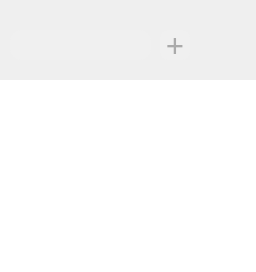
      <widget class="QWidget" name="stackedWidget2_info">
       <layout class="QVBoxLayout" name="verticalLayout_3">
        <property name="spacing">
         <number>0</number>
        </property>
        <property name="leftMargin">
         <number>0</number>
        </property>
        <property name="topMargin">
         <number>0</number>
        </property>
        <property name="rightMargin">
         <number>0</number>
        </property>
        <property name="bottomMargin">
         <number>0</number>
        </property>
        <item>
         <widget class="QWidget" name="widget2_info_1" native="true">
          <property name="sizePolicy">
           <sizepolicy hsizetype="Fixed" vsizetype="Fixed">
            <horstretch>0</horstretch>
            <verstretch>0</verstretch>
           </sizepolicy>
          </property>
          <property name="minimumSize">
           <size>
            <width>200</width>
            <height>80</height>
           </size>
          </property>
          <property name="maximumSize">
           <size>
            <width>200</width>
            <height>80</height>
           </size>
          </property>
          <widget class="QLineEdit" name="lineEdit2_chat_1">
           <property name="geometry">
            <rect>
             <x>10</x>
             <y>30</y>
             <width>141</width>
             <height>30</height>
            </rect>
           </property>
           <property name="styleSheet">
            <string notr="true">#lineEdit2_chat_1 {
    /* ① 彻底隐藏边框（包括默认的焦点边框） */
    border: none !important;
    outline: none !important;
    
    /* ② 圆角矩形（12px是微信输入框常用圆角，可按需调整） */
    border-radius: 12px !important;
    
    /* ③ 底色设为#F0F0F0灰色 */
    background-color: #F0F0F0 !important;
    
    /* 优化：内边距，避免文字贴圆角边缘（可选但推荐） */
    padding: 6px 12px !important;
}</string>
           </property>
          </widget>
          <widget class="QPushButton" name="btnAddFriends">
           <property name="enabled">
            <bool>true</bool>
           </property>
           <property name="geometry">
            <rect>
             <x>160</x>
             <y>30</y>
             <width>30</width>
             <height>30</height>
            </rect>
           </property>
           <property name="font">
            <font>
             <family>等线</family>
             <pointsize>24</pointsize>
             <bold>false</bold>
            </font>
           </property>
           <property name="styleSheet">
            <string notr="true">#btnAddFriends {
    /* 基础样式：无边框 + 四角圆角 + 透明背景 */
    border: none !important;                /* 彻底隐藏边框 */
    border-radius: 8px !important;          /* 四角圆角（值可按需调整，如6px/10px） */
    background-color: #F0F0F0 !important;
    outline: none !important;               /* 去掉焦点框（QT默认点击后会有） */
    /* 新增：设置字体颜色（#666666是比#F0F0F0深得多的灰色，可读性佳） */
    color: #AAAAAA !important;
}

/* 鼠标悬浮：比#F0F0F0稍深的灰色，字体颜色保持不变 */
#btnAddFriends:hover {
    background-color: #DCDCDC !important;
    /* 显式继承/保留相同字体颜色，防止被其他样式覆盖 */
    color: #AAAAAA !important;
}

/* 鼠标按下：更深一点的灰色，字体颜色保持不变 */
#btnAddFriends:pressed {
    background-color: #CCCCCC !important;
    /* 显式继承/保留相同字体颜色，防止被其他样式覆盖 */
    color: #AAAAAA !important;
}</string>
           </property>
           <property name="text">
            <string>+</string>
           </property>
          </widget>
         </widget>
        </item>
        <item>
         <widget class="QWidget" name="widget2_info_2" native="true">
          <layout class="QVBoxLayout" name="verticalLayout_7">
           <property name="spacing">
            <number>0</number>
           </property>
           <property name="leftMargin">
            <number>0</number>
           </property>
           <property name="topMargin">
            <number>0</number>
           </property>
           <property name="rightMargin">
            <number>0</number>
           </property>
           <property name="bottomMargin">
            <number>0</number>
           </property>
           <item>
            <widget class="QListView" name="friendRequest_list">
             <property name="styleSheet">
              <string notr="true">#friendRequest_list {
    /* 1. 彻底无边框（核心需求） */
    border: none !important;          /* 去掉列表原生边框 */
    outline: none !important;         /* 去掉焦点高亮框 */
    
    /* 2. 微信风格背景色 */
    background-color: #FFFFFF !important; /* 和微信消息列表背景一致 */
    
    /* 3. 列表项间距（可选，模拟微信列表项间距） */
    spacing: 2px !important;
}

/* 美化滚动条（微信窄滚动条，可选但推荐） */
#friendRequest_list QScrollBar:vertical {
    background: transparent !important; /* 滚动条背景透明 */
    width: 6px !important;              /* 窄滚动条，贴合微信 */
}
#friendRequest_list QScrollBar::handle:vertical {
    background-color: #D1D1D1 !important; /* 滚动条滑块颜色 */
    border-radius: 3px !important;        /* 滑块圆角 */
}
#friendRequest_list QScrollBar::handle:vertical:hover {
    background-color: #BFBFBF !important; /* 鼠标悬浮滑块加深 */
}
#friendRequest_list QScrollBar::add-page:vertical,
#friendRequest_list QScrollBar::sub-page:vertical {
    background: transparent !important; /* 滚动条空白区域透明 */
}</string>
             </property>
            </widget>
           </item>
          </layout>
         </widget>
        </item>
       </layout>
      </widget>
